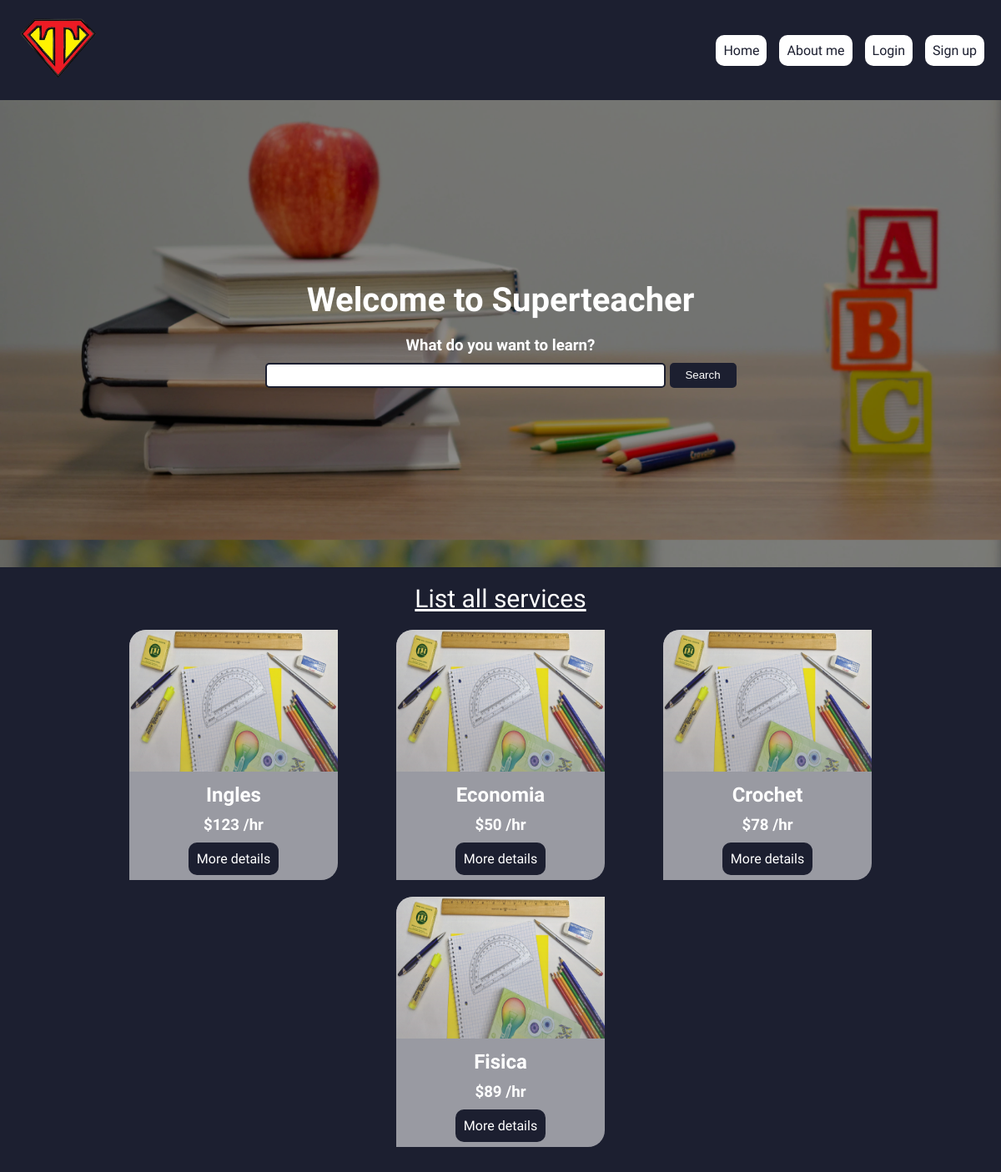
The app's page /, older data.
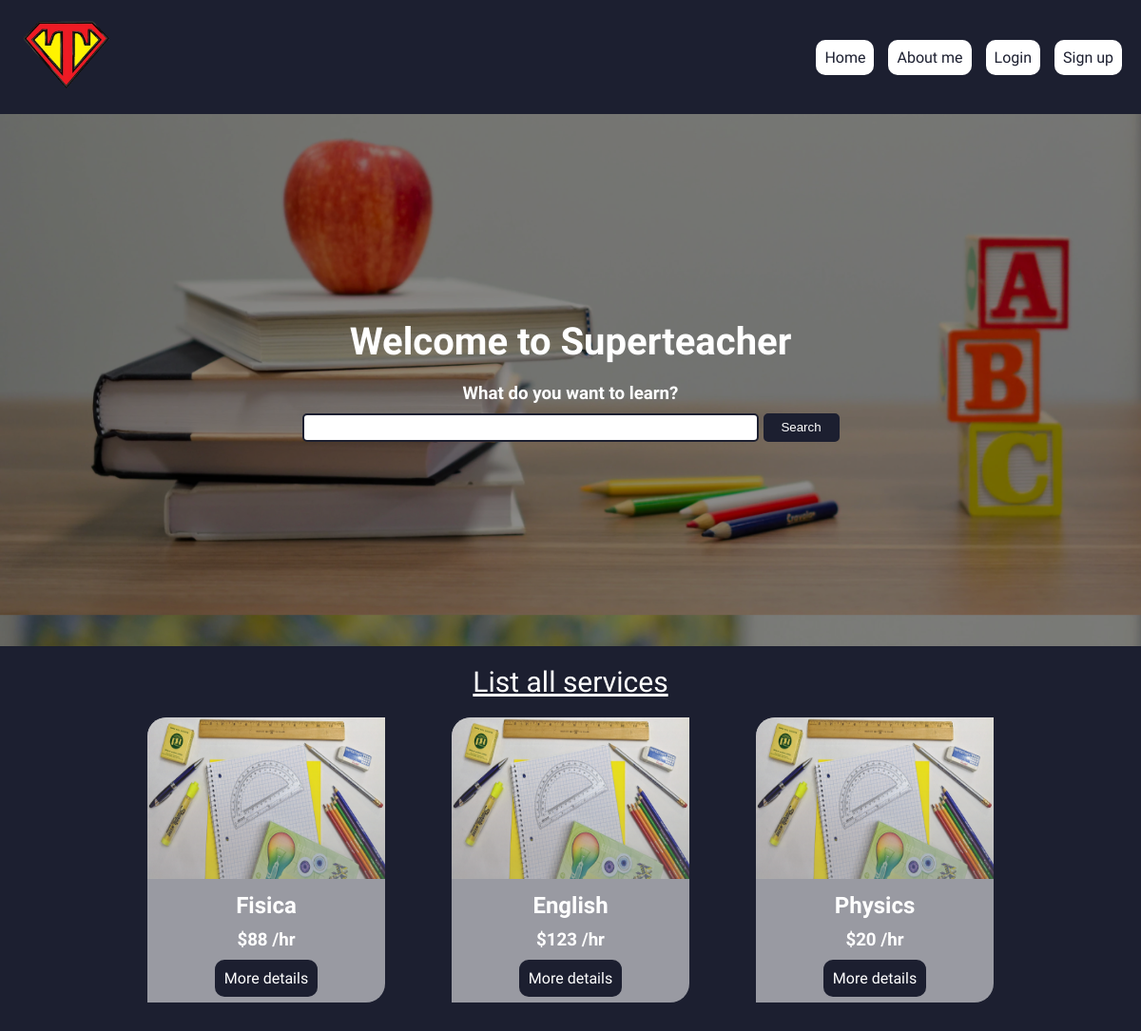
The same page, newer data.
### super_teacher/models.py (models this page shows, shortened)
class Service(models.Model):
    subject = models.CharField(max_length=64)
    description = models.CharField(max_length=256)
    price = models.IntegerField()
    creator = models.ForeignKey(User, on_delete=models.CASCADE, null=True)

### super_teacher/views.py (the view)
# urls.py: path("", dashboard, name="dashboard"),
def dashboard(request):
    context = {
        'services' : Service.objects.all()
    }
    http_response = render(
        request = request,
        template_name = "super_teacher/dashboard.html",
        context = context
    )
    return http_response

### super_teacher/templates/super_teacher/dashboard.html (shortened to what this page needs)
{% extends "base.html" %}
{% load static %}
{% block main %}
    <main class="main-dashboard">
        <section class="banner-dashboard">
            {% if user.is_authenticated %}
                <h1>Welcome to Superteacher, {{ user.first_name }}</h1>
            {% else %}
                <h1>Welcome to Superteacher</h1>
            {% endif %}
            <h3>What do you want to learn?</h3>
            <form action="{% url 'search_service'%}" method="post">
                <input type="text" name="search">
                <input class="submit" type="submit" value="Search">
            </form>
        </section>
        <section class="services">
            <a class="list-services" href="{% url 'dashboard' %}">List all services</a>
            {% if services%}
                <div class="services-list">
                    {% for service in services%}
                            <div class="card">
                                <img class="card-img" src="{% static 'assets/cards.webp' %}" alt="classes">
                                <div class="card-text">
                                    <h2>{{service.subject}}</h2>
                                    <h3>${{service.price}} /hr</h3>
                                    <a class="services-link" href="{% url 'service_detail' service.id %}">More details</a>
                                </div>
                            </div>
                    {% endfor %}
                    {% else %}
                        <div>
                            <h2>No results</h2>
                        </div>
                    {% endif %}
                </div>
        </section>
    </main>
{% endblock main %}

### templates_base/base.html (shortened to what this page needs)
{% load static %}
<!DOCTYPE html>
<html lang="en">
<head>
    <link rel="stylesheet" href="{% static 'css/styles.css' %}">
</head>
<body>
    <header>
        <a href="{% url 'dashboard' %}">
            <img src="{% static 'assets/superteacher-logo1.png' %}" alt="superteacher logo">
        </a>
        <nav>
            <ul>
                <li>
                    <a href="{% url 'dashboard' %}">Home</a>
                </li>
                <li>
                    <a href="{% url 'about_me' %}">About me</a>
                </li>
                {% if user.is_authenticated %}
                    <li>
                        {% if user.avatar.image %}
                            <div class="avatar-nav">
                                <img  src="{{user.avatar.image.url}}" alt="User avatar">
                            </div>
                        {% else %}
                            <div class="avatar-nav">
                                <img  src="{% static 'assets/teacher.svg' %}" alt="User avatar">
                            </div>
                        {% endif %}
                        <ul>
                            <li>
                                <a href="{% url 'profile' %}">Profile</a>
                            </li>
                            <li>
                                <a href="{% url 'logout' %}">Logout</a>
                            </li>
                        </ul>
                    </li>
                    <!-- <li>
                        <a href="{% url 'logout' %}">Logout</a>
                    </li> -->
                {% else %}
                    <li>
                        <a href="{% url 'login' %}">Login</a>
                    </li>
                    <li>
                        <a href="{% url 'sign_up' %}">Sign up</a>
                    </li>
                {% endif %}
            </ul>
        </nav>
    </header>
        {% block main %} {% endblock main %}
</body>
</html>

### static/css/styles.css (style rules this page uses)
* { margin: 0; padding: 0; box-sizing: border-box; }
header { display: flex; justify-content: space-between; align-items: center; background-color:#1C1F30; padding: 0 20px; height: 15vh; }
header a img { width: 100px; }
header nav ul { list-style: none; display: flex; column-gap: 15px; font-size: 0; align-items: center; }
header nav ul li { display: inline-block; position: relative; }
header nav ul li a { text-decoration: none; color: #1C1F30; background-color: #ffffff; padding: 8px; border-radius: 10px; font-size: 16px; font-weight: 500; font-family: 'Open Sans', sans-serif; border: 1px solid transparent; }
.main-dashboard .banner-dashboard { background: linear-gradient(to right, #00000073, #00000073), url(./../assets/banner-dash.webp); background-size: cover; height: 70vh; background-position-y: -320px; display: flex; flex-direction: column; align-items: center; justify-content: center; }
.main-dashboard h1 { color: #ffffff; font-family: 'Open Sans', sans-serif; padding-bottom: 20px; }
.main-dashboard h1 { font-size: 40px; }
.main-dashboard form { display: flex; justify-content: center; align-items: center; padding-top: 10px; column-gap: 5px; }
.main-dashboard form input { width: 40vw; height: 30px; border-radius: 5px; outline: none; border: 2px solid #1C1F30; }
.main-dashboard form .submit { width: 80px; background-color: #1C1F30; color: #ffffff; }
.main-dashboard .services { background-color: #1C1F30; padding-bottom: 30px; min-height: 200px; display: flex; flex-direction: column; justify-content: flex-start; align-items: center; }
.main-dashboard .services .list-services { color: #ffffff; font-family: 'Open Sans', sans-serif; font-size: 30px; padding: 20px; }
.main-dashboard .services .services-list { display: flex; flex-wrap: wrap; justify-content: space-around; align-items: center; width: 80vw; row-gap: 20px; }
.card { width: 250px; height: 300px; background-color: #ffffff8c; border-radius: 20px 0 20px 0; overflow: hidden; }
.card .card-img { height: 170px; width: 100%; mask-image: linear-gradient(rgba(255, 255, 255, 0.923), rgba(255, 255, 255, 0.604)); -webkit-mask-image: linear-gradient(rgba(255, 255, 255, 0.923), rgba(255, 255, 255, 0.604)); }
.card .card-text { height: 130px; display: flex; flex-direction: column; justify-content: space-between; align-items: center; text-align: center; color: #ffffff; font-family: 'Open Sans', sans-serif; padding: 10px 10px; }
.main-dashboard h3, .main-dashboard h2 { color: #ffffff; font-family: 'Open Sans', sans-serif; }
.services-link { text-decoration: none; color: #ffffff; background-color: #1C1F30; padding: 10px; border-radius: 10px; font-size: 16px; font-weight: 500; font-family: 'Open Sans', sans-serif; }

Row changes from the older to the newer data that the page shows:
removed Service: subject "Ingles", price "123"
removed Service: subject "Economia", price "50"
removed Service: subject "Crochet", price "78"
changed Service "Fisica": price "89" → "88"
added Service: subject "English", price "123"
added Service: subject "Physics", price "20"
